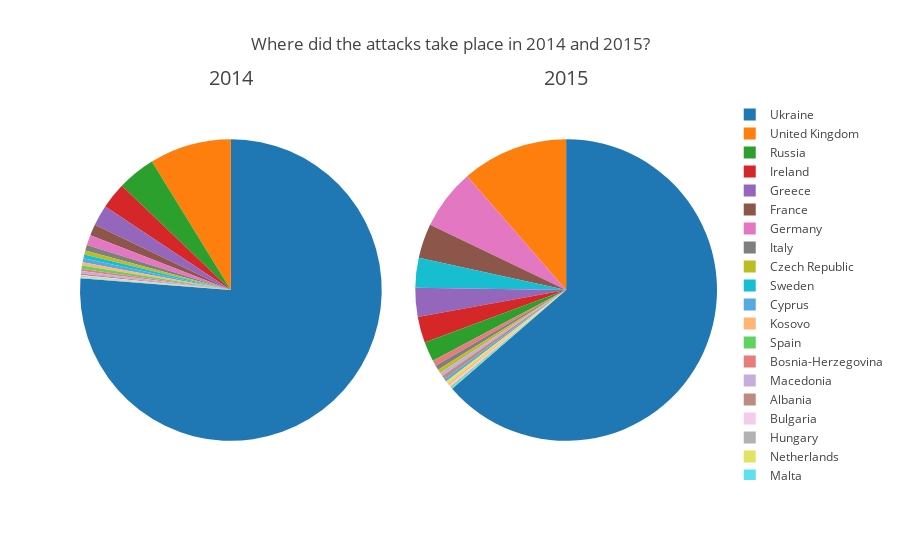

The code cell stored with this chart in its notebook:
### Markdown cell above
Looking closer at the data from 2014 and 2015, incidents in 
Ukraine are the main cause of both years, taking up 76.2% in 
2014 and 63.6% in 2015. The runner-up of the two years is the 
United Kingdom 8.77% and 11.4%, respectively. The notable 
increases are Germany and France.

### Code cell
def attacks_where():
    data = get_data()
    
    i = data[data['region_txt'] == 'Eastern Europe']
    j = data[data['region_txt'] == 'Western Europe']
    p = pd.concat([i, j])
    q = p[p['iyear'] == 2014]
    p = p[p['iyear'] == 2015]
    
    #2014
    ax= q[q['country_txt'] == 'Bosnia-Herzegovina']
    bx= q[q['country_txt'] == 'Ukraine']
    cx= q[q['country_txt'] == 'Bulgaria']
    dx= q[q['country_txt'] == 'Albania']
    ex= q[q['country_txt'] == 'Russia']
    fx= q[q['country_txt'] == 'Macedonia']
    gx= q[q['country_txt'] == 'Kosovo']
    hx= q[q['country_txt'] == 'Montenegro']
    ix= q[q['country_txt'] == 'Hungary']
    jx= q[q['country_txt'] == 'Czech Republic']
    kx= q[q['country_txt'] == 'Estonia']
    lx= q[q['country_txt'] == 'Sweden']
    mx= q[q['country_txt'] == 'United Kingdom']
    nx= q[q['country_txt'] == 'France']
    ox= q[q['country_txt'] == 'Netherlands']
    px= q[q['country_txt'] == 'Germany']
    qx= q[q['country_txt'] == 'Greece']
    rx= q[q['country_txt'] == 'Ireland']
    sx= q[q['country_txt'] == 'Cyprus']
    tx= q[q['country_txt'] == 'Denmark']
    ux= q[q['country_txt'] == 'Malta']
    vx= q[q['country_txt'] == 'Italy']
    wx= q[q['country_txt'] == 'Finland']
    xx= q[q['country_txt'] == 'Spain']

    #2015
    a= p[p['country_txt'] == 'Russia']
    b= p[p['country_txt'] == 'Ukraine']
    c= p[p['country_txt'] == 'Hungary']
    d= p[p['country_txt'] == 'Czech Republic']
    e= p[p['country_txt'] == 'Kosovo']
    f= p[p['country_txt'] == 'Macedonia']
    g= p[p['country_txt'] == 'Albania']
    h= p[p['country_txt'] == 'Bulgaria']
    it= p[p['country_txt'] == 'Bosnia-Herzegovina']
    jt= p[p['country_txt'] == 'Greece']
    k= p[p['country_txt'] == 'Germany']
    l= p[p['country_txt'] == 'Italy']
    m= p[p['country_txt'] == 'Cyprus']
    n= p[p['country_txt'] == 'Ireland']
    o= p[p['country_txt'] == 'France']
    pt= p[p['country_txt'] == 'United Kingdom']
    qt= p[p['country_txt'] == 'Sweden']
    r= p[p['country_txt'] == 'Iceland']
    s= p[p['country_txt'] == 'Belgium']
    t= p[p['country_txt'] == 'Netherlands']
    u= p[p['country_txt'] == 'Spain']
    v= p[p['country_txt'] == 'Malta']
    
    fig = {
    'data': [
           {
            'labels': ['Bosnia-Herzegovina', 'Ukraine', 'Bulgaria', 'Albania', 'Russia','Macedonia', 'Kosovo', 'Montenegro', 'Hungary', 'Czech Republic','Estonia', 'Sweden', 'United Kingdom', 'France', 'Netherlands','Germany', 'Greece', 'Ireland', 'Cyprus', 'Denmark', 'Malta','Italy', 'Finland', 'Spain'],
            'values': [ax.shape[0],bx.shape[0],cx.shape[0],dx.shape[0], ex.shape[0], fx.shape[0],gx.shape[0], hx.shape[0], ix.shape[0], jx.shape[0], kx.shape[0], lx.shape[0], mx.shape[0], nx.shape[0], ox.shape[0], px.shape[0], qx.shape[0], rx.shape[0], sx.shape[0], tx.shape[0], ux.shape[0], vx.shape[0], wx.shape[0], xx.shape[0]],
            'type': 'pie',
            "domain": {"column": 0},
            "hoverinfo":"percent+label",
            'textinfo':'none'
           },
           {
            'labels': ['Russia', 'Ukraine', 'Hungary', 'Czech Republic', 'Kosovo','Macedonia', 'Albania', 'Bulgaria', 'Bosnia-Herzegovina', 'Greece','Germany', 'Italy', 'Cyprus', 'Ireland', 'France','United Kingdom', 'Sweden', 'Iceland', 'Belgium', 'Netherlands','Spain', 'Malta'],
            'values': [a.shape[0],b.shape[0],c.shape[0],d.shape[0],e.shape[0],f.shape[0],g.shape[0], h.shape[0], it.shape[0], jt.shape[0], k.shape[0], l.shape[0], m.shape[0], n.shape[0], o.shape[0], pt.shape[0], qt.shape[0], r.shape[0], s.shape[0], t.shape[0], u.shape[0], v.shape[0]],
            'type': 'pie',
            "domain": {"column": 1},
            "hoverinfo":"percent+label",
            'textinfo':'none'
           },
            ],
     'layout': {
        'title':'Where did the attacks take place in 2014 and 2015?',
        "grid": {"rows": 1, "columns": 2},
        "annotations": [
            {
                "font": {
                    "size": 20
                    },
                "showarrow": False,
                "text": "2014",
                "x": 0.20,
                "y": 1.1
                },
                {
                "font": {
                    "size": 20
                    },
                "showarrow": False,
                "text": "2015",
                "x": 0.8,
                "y": 1.1
                }
                        ]
        }
    }

    iplot(fig)
    
attacks_where()

### Figure 1 — Plotly figure (JSON) as saved in the notebook; plotly's stock layout.template omitted (floating-point values rounded to 4 significant figures)
{"data": [{"domain": {"column": 0}, "hoverinfo": "percent+label", "labels": ["Bosnia-Herzegovina", "Ukraine", "Bulgaria", "Albania", "Russia", "Macedonia", "Kosovo", "Montenegro", "Hungary", "Czech Republic", "Estonia", "Sweden", "United Kingdom", "France", "Netherlands", "Germany", "Greece", "Ireland", "Cyprus", "Denmark", "Malta", "Italy", "Finland", "Spain"], "textinfo": "none", "type": "pie", "uid": "24a1b2da-3fc2-4efa-9dc3-dd33516ec631", "values": [3, 895, 1, 2, 48, 3, 4, 0, 1, 5, 0, 5, 103, 14, 1, 13, 26, 33, 5, 0, 1, 7, 0, 4]}, {"domain": {"column": 1}, "hoverinfo": "percent+label", "labels": ["Russia", "Ukraine", "Hungary", "Czech Republic", "Kosovo", "Macedonia", "Albania", "Bulgaria", "Bosnia-Herzegovina", "Greece", "Germany", "Italy", "Cyprus", "Ireland", "France", "United Kingdom", "Sweden", "Iceland", "Belgium", "Netherlands", "Spain", "Malta"], "textinfo": "none", "type": "pie", "uid": "c496ed88-c810-43d6-8456-36e604023be3", "values": [21, 637, 1, 4, 2, 4, 4, 2, 6, 31, 65, 5, 3, 28, 37, 114, 32, 0, 0, 3, 1, 1]}], "layout": {"annotations": [{"font": {"size": 20}, "showarrow": false, "text": "2014", "x": 0.2, "y": 1.1}, {"font": {"size": 20}, "showarrow": false, "text": "2015", "x": 0.8, "y": 1.1}], "grid": {"columns": 2, "rows": 1}, "title": {"text": "Where did the attacks take place in 2014 and 2015?"}}}
